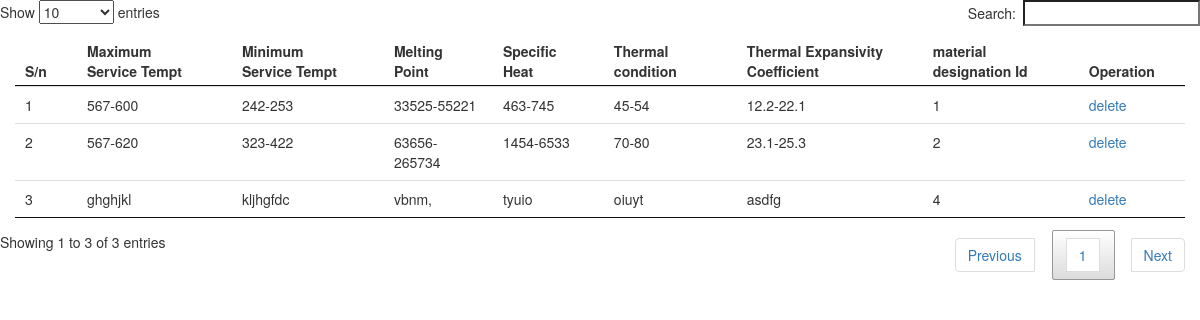
The app's page /admin/thermalprop_list.php with its own data.
### tables this page shows
CREATE TABLE IF NOT EXISTS `thermal_prop` (
`id` int(10) NOT NULL,
  `max_service_temp` varchar(200) NOT NULL,
  `min_service_temp` varchar(200) NOT NULL,
  `meltingpoint` varchar(200) NOT NULL,
  `specific_heat` varchar(200) NOT NULL,
  `therm_cond` varchar(200) NOT NULL,
  `therm_exp_coeff` varchar(200) NOT NULL,
  `material_desc_id` int(10) unsigned NOT NULL
);

### admin/thermalprop_list.php (the view, shortened to what this page needs)
<!DOCTYPE html>
<html>
	<head>
		<link rel="stylesheet" type="text/css" href="./css/bootstrap.min.css">
		<link rel="stylesheet" type="text/css" href="./css/dataTables.bootstrap.min.css">
		<link rel="stylesheet" type="text/css" href="./css/jquery.dataTables.min.css">
		<link rel="stylesheet" type="text/css" href="./css/jquery.dataTables_themeroller.css">
	</head>
	<body>
		<div>
			<div class="col-md-12">
				<table id="myTable" class="table">
					<thead>
						<th>S/n</th>
						<th>Maximum Service Tempt</th>
						<th>Minimum Service Tempt</th>
						<th>Melting Point</th>
						<th>Specific Heat</th>
						<th>Thermal condition</th>
						<th>Thermal Expansivity Coefficient</th>
						<th>material designation Id</th>
						<th>Operation</th>
					</thead>
					<tbody>
						<?php
							$sn=1;
							$query=mysql_query("SELECT * FROM thermal_prop");
							while($row = mysql_fetch_array($query))
							{
						?>
								<tr>
									<td><?php echo $sn ?></td>
									<td><?php echo $row['max_service_temp'] ?></td>
							        <td><?php echo $row['min_service_temp'] ?></td>
							        <td><?php echo $row['meltingpoint'] ?></td>
							        <td><?php echo $row['specific_heat'] ?></td>
							        <td><?php echo $row['therm_cond'] ?></td>
							        <td><?php echo $row['therm_exp_coeff'] ?></td>
							        <td><?php echo $row['material_desc_id'] ?></td>
									<td><a  href="delete.php?thermal=<?php echo $row['id'] ?>">delete</a></td>
								</tr>
								<?php $sn = $sn + 1; ?>
						<?php
							}
						?>
					</tbody>
				</table>
			</div>
		</div>
	</body>
</html>

### records on screen
thermal_prop: max_service_temp "567-600", min_service_temp "242-253", meltingpoint "33525-55221", specific_heat "463-745", therm_cond "45-54", therm_exp_coeff "12.2-22.1", material_desc "1"
thermal_prop: max_service_temp "567-620", min_service_temp "323-422", meltingpoint "63656-265734", specific_heat "1454-6533", therm_cond "70-80", therm_exp_coeff "23.1-25.3", material_desc "2"
thermal_prop: max_service_temp "ghghjkl", min_service_temp "kljhgfdc", meltingpoint "vbnm,", specific_heat "tyuio", therm_cond "oiuyt", therm_exp_coeff "asdfg", material_desc "4"
